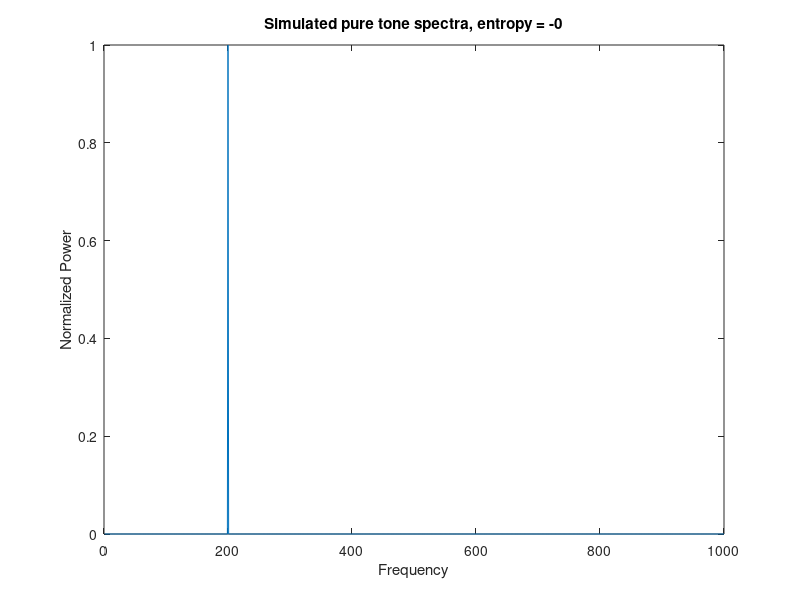
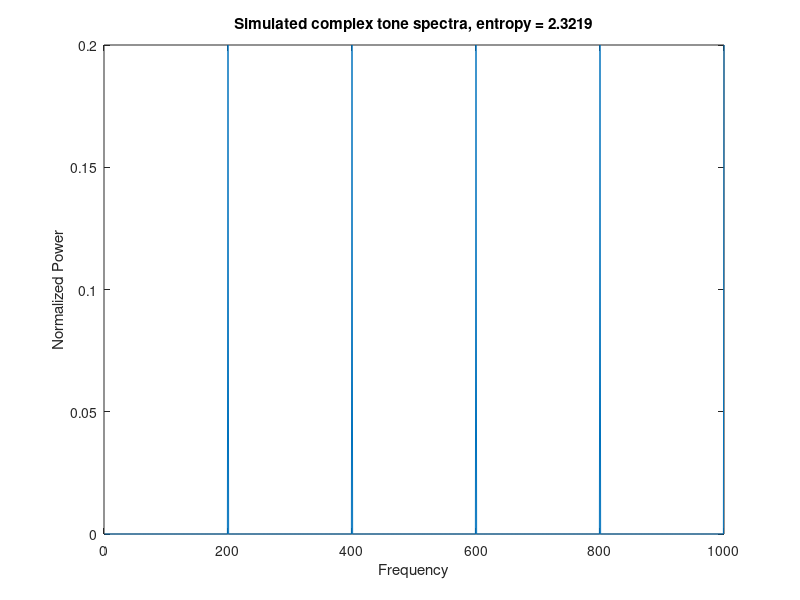
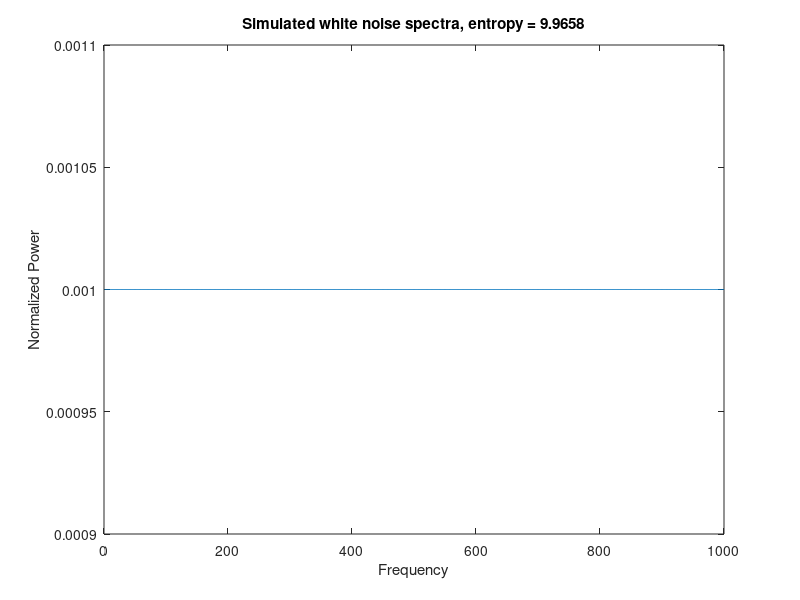
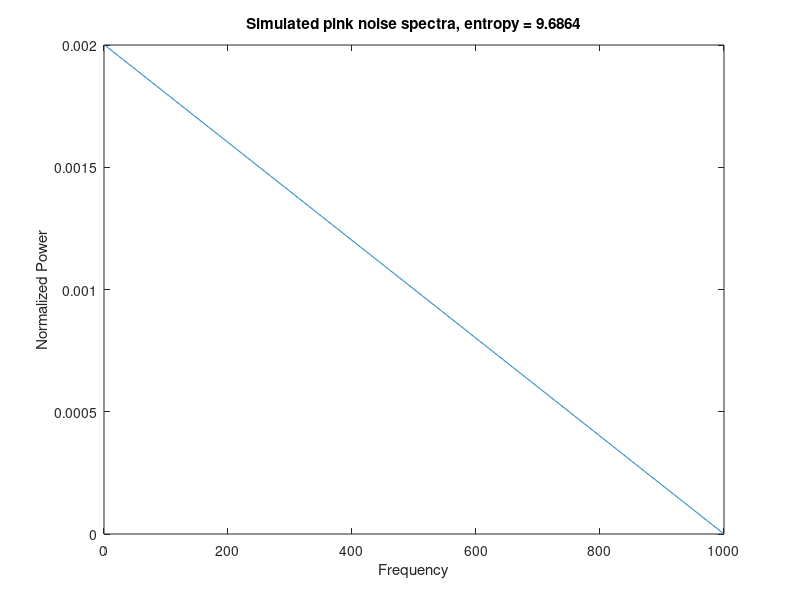

Recreate these plots in MATLAB, in order.
% This script computes the entropy of any given distribution.



% Simulate Make a pure tone
pure_tone = zeros(1,1000);
pure_tone(200) = 1;


figure
plot(pure_tone)
xlabel('Frequency')
ylabel('Normalized Power')
entropy_pure_tone = -nansum(pure_tone .* log2(pure_tone));
title(['Simulated pure tone spectra, entropy = ' num2str(entropy_pure_tone) ])


% Make a harmonic complex
harmonic_complex = zeros(1,1000);
harmonic_complex(200:200:1000) = 1;
norm_factor = sum(harmonic_complex);
harmonic_complex = harmonic_complex ./ norm_factor;

figure
plot(harmonic_complex)
xlabel('Frequency')
ylabel('Normalized Power')
entropy_harmonic_complex = -nansum(harmonic_complex .* log2(harmonic_complex));
title(['Simulated complex tone spectra, entropy = ' num2str(entropy_harmonic_complex) ])

% Simulate white noise spectra
white_noise = ones(1,1000);
norm_factor = sum(white_noise);
white_noise = white_noise ./ norm_factor;

figure
plot(white_noise)
xlabel('Frequency')
ylabel('Normalized Power')
entropy_white_noise = -nansum(white_noise .* log2(white_noise));
title(['Simulated white noise spectra, entropy = ' num2str(entropy_white_noise) ])

% Simulate pink noise spectra
pink_noise = 1 - (1:1000)*.001;
norm_factor = sum(pink_noise);
pink_noise = pink_noise ./ norm_factor;

figure
plot(pink_noise)
xlabel('Frequency')
ylabel('Normalized Power')
entropy_pink_noise = -nansum(pink_noise .* log2(pink_noise));
title(['Simulated pink noise spectra, entropy = ' num2str(entropy_pink_noise) ])
